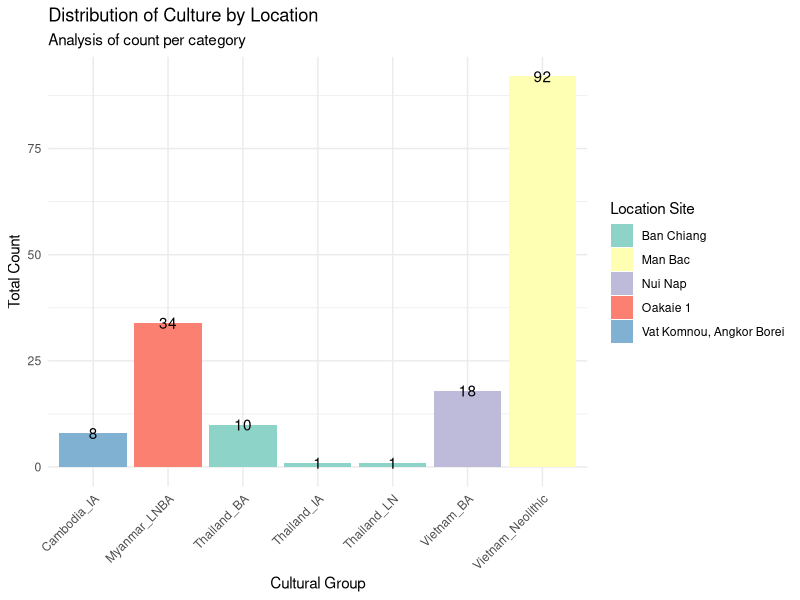
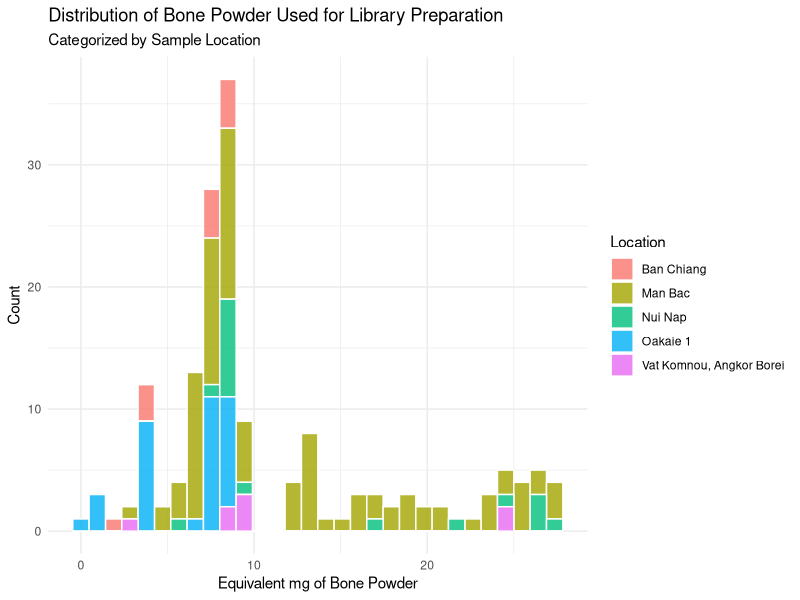
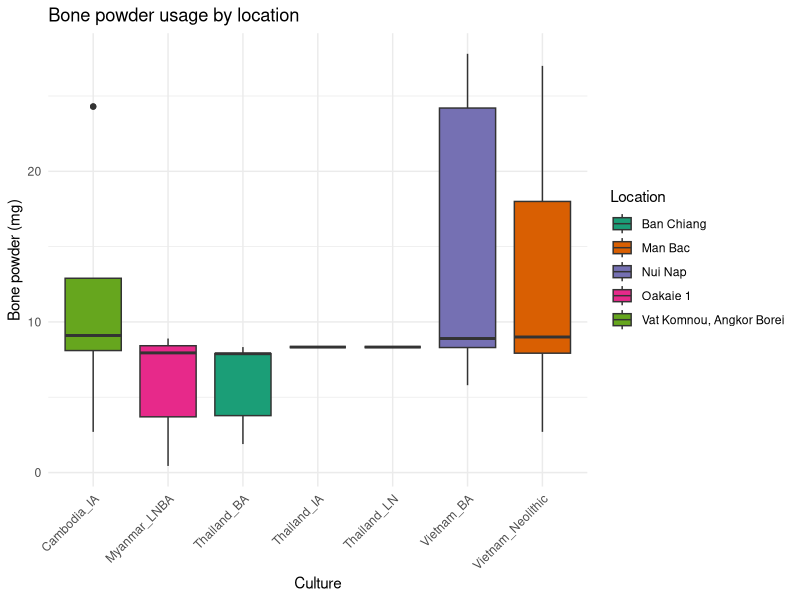

R code for these plots, in order:
## ---- chunk 1
knitr::opts_chunk$set(echo = TRUE)
## ---- chunk 2
# Load the readr package 
library(readr)
library(dplyr)
library(ggplot2)

# Read the CSV
data <- read_csv2(
  "table_s1.csv",      
  skip = 1,           # skip the first line which is a description
  locale = locale(decimal_mark = ",") # interpret comma as decimal
)

# Check the first few rows
head(data)
## ---- chunk 3
data_subset <- data %>%
  select(
    Culture,
    Location,
    `mtDNA haplogroup`,
    `Equivalent mg bone powder used for library preparation`,
    `Shotgun raw sequences`,
    `mtDNA coverage`,
    `mtDNA fraction damaged in last base`
  )

head(data_subset)

## ---- chunk 4
data_without_na <- na.omit(data_subset)

## ---- chunk 5

ggplot(data_without_na, aes(Culture, fill=Location)) + 
  geom_bar() +
  geom_text(aes(label = ..count..), stat="count", position = position_stack(vjust = 1)) +
  theme_minimal() +
  theme(axis.text.x = element_text(angle=45, hjust = 1)) +
  scale_fill_brewer(palette="Set3") +
  labs(
    title = "Distribution of Culture by Location",
    subtitle = "Analysis of count per category",
    x = "Cultural Group",
    y = "Total Count",
    fill = "Location Site"
  )

## ---- chunk 6
data_without_na$`Equivalent mg bone powder used for library preparation` <- as.numeric(as.character(data_without_na$'Equivalent mg bone powder used for library preparation'))

ggplot(data_without_na, aes(x = `Equivalent mg bone powder used for library preparation`, fill = Location)) +
  geom_histogram(bins = 30, color = "white", alpha = 0.8) +
  theme_minimal() +
  labs(
    title = "Distribution of Bone Powder Used for Library Preparation",
    subtitle = "Categorized by Sample Location",
    x = "Equivalent mg of Bone Powder",
    y = "Count",
    fill = "Location"
  )


## ---- chunk 7
ggplot(data_without_na, aes(x = Culture, y = `Equivalent mg bone powder used for library preparation`, fill = Location)) + 
geom_boxplot() + labs(title = "Bone powder usage by location",y = "Bone powder (mg)") + theme_minimal() + theme(axis.text.x = element_text(angle=45, hjust = 1)) +
scale_fill_brewer(palette = "Dark2")
